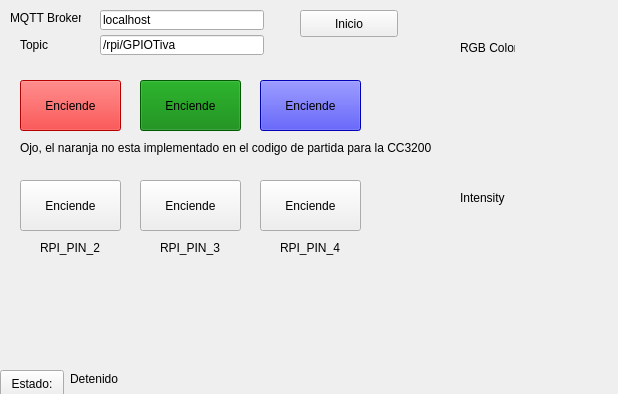
<?xml version="1.0" encoding="UTF-8"?>
<ui version="4.0">
 <class>GUIPanel</class>
 <widget class="QWidget" name="GUIPanel">
  <property name="geometry">
   <rect>
    <x>0</x>
    <y>0</y>
    <width>618</width>
    <height>394</height>
   </rect>
  </property>
  <property name="windowTitle">
   <string>GUIPanel</string>
  </property>
  <widget class="QPushButton" name="runButton">
   <property name="geometry">
    <rect>
     <x>300</x>
     <y>10</y>
     <width>98</width>
     <height>27</height>
    </rect>
   </property>
   <property name="text">
    <string>Inicio</string>
   </property>
  </widget>
  <widget class="QLabel" name="statusLabel">
   <property name="geometry">
    <rect>
     <x>70</x>
     <y>370</y>
     <width>331</width>
     <height>17</height>
    </rect>
   </property>
   <property name="text">
    <string>Detenido</string>
   </property>
  </widget>
  <widget class="QPushButton" name="pushButton">
   <property name="geometry">
    <rect>
     <x>0</x>
     <y>370</y>
     <width>64</width>
     <height>27</height>
    </rect>
   </property>
   <property name="text">
    <string>Estado:</string>
   </property>
  </widget>
  <widget class="QLabel" name="label">
   <property name="geometry">
    <rect>
     <x>10</x>
     <y>10</y>
     <width>71</width>
     <height>16</height>
    </rect>
   </property>
   <property name="text">
    <string>MQTT Broker</string>
   </property>
  </widget>
  <widget class="QLabel" name="label_2">
   <property name="geometry">
    <rect>
     <x>20</x>
     <y>37</y>
     <width>71</width>
     <height>16</height>
    </rect>
   </property>
   <property name="text">
    <string>Topic</string>
   </property>
  </widget>
  <widget class="QLineEdit" name="leHost">
   <property name="geometry">
    <rect>
     <x>100</x>
     <y>10</y>
     <width>164</width>
     <height>20</height>
    </rect>
   </property>
   <property name="text">
    <string>localhost</string>
   </property>
  </widget>
  <widget class="QLineEdit" name="topic">
   <property name="geometry">
    <rect>
     <x>100</x>
     <y>35</y>
     <width>164</width>
     <height>20</height>
    </rect>
   </property>
   <property name="text">
    <string>/rpi/GPIOTiva</string>
   </property>
  </widget>
  <widget class="QPushButton" name="pushButton_2">
   <property name="geometry">
    <rect>
     <x>20</x>
     <y>80</y>
     <width>101</width>
     <height>51</height>
    </rect>
   </property>
   <property name="styleSheet">
    <string notr="true">background-color:red</string>
   </property>
   <property name="text">
    <string>Enciende</string>
   </property>
   <property name="checkable">
    <bool>true</bool>
   </property>
  </widget>
  <widget class="QPushButton" name="pushButton_3">
   <property name="geometry">
    <rect>
     <x>140</x>
     <y>80</y>
     <width>101</width>
     <height>51</height>
    </rect>
   </property>
   <property name="styleSheet">
    <string notr="true">background-color:green</string>
   </property>
   <property name="text">
    <string>Enciende</string>
   </property>
   <property name="checkable">
    <bool>true</bool>
   </property>
  </widget>
  <widget class="QPushButton" name="pushButton_4">
   <property name="geometry">
    <rect>
     <x>260</x>
     <y>80</y>
     <width>101</width>
     <height>51</height>
    </rect>
   </property>
   <property name="autoFillBackground">
    <bool>false</bool>
   </property>
   <property name="styleSheet">
    <string notr="true">background-color:blue</string>
   </property>
   <property name="text">
    <string>Enciende</string>
   </property>
   <property name="checkable">
    <bool>true</bool>
   </property>
  </widget>
  <widget class="QLabel" name="label_3">
   <property name="geometry">
    <rect>
     <x>20</x>
     <y>140</y>
     <width>421</width>
     <height>16</height>
    </rect>
   </property>
   <property name="text">
    <string>Ojo, el naranja no esta implementado en el codigo de partida para la CC3200</string>
   </property>
  </widget>
  <widget class="QPushButton" name="pushButton_6">
   <property name="geometry">
    <rect>
     <x>140</x>
     <y>180</y>
     <width>101</width>
     <height>51</height>
    </rect>
   </property>
   <property name="styleSheet">
    <string notr="true"/>
   </property>
   <property name="text">
    <string>Enciende</string>
   </property>
   <property name="checkable">
    <bool>true</bool>
   </property>
  </widget>
  <widget class="QPushButton" name="pushButton_7">
   <property name="geometry">
    <rect>
     <x>260</x>
     <y>180</y>
     <width>101</width>
     <height>51</height>
    </rect>
   </property>
   <property name="autoFillBackground">
    <bool>false</bool>
   </property>
   <property name="styleSheet">
    <string notr="true"/>
   </property>
   <property name="text">
    <string>Enciende</string>
   </property>
   <property name="checkable">
    <bool>true</bool>
   </property>
  </widget>
  <widget class="QPushButton" name="pushButton_5">
   <property name="geometry">
    <rect>
     <x>20</x>
     <y>180</y>
     <width>101</width>
     <height>51</height>
    </rect>
   </property>
   <property name="styleSheet">
    <string notr="true"/>
   </property>
   <property name="text">
    <string>Enciende</string>
   </property>
   <property name="checkable">
    <bool>true</bool>
   </property>
  </widget>
  <widget class="QLabel" name="label_4">
   <property name="geometry">
    <rect>
     <x>40</x>
     <y>240</y>
     <width>81</width>
     <height>16</height>
    </rect>
   </property>
   <property name="text">
    <string>RPI_PIN_2</string>
   </property>
  </widget>
  <widget class="QLabel" name="label_5">
   <property name="geometry">
    <rect>
     <x>160</x>
     <y>240</y>
     <width>91</width>
     <height>16</height>
    </rect>
   </property>
   <property name="text">
    <string>RPI_PIN_3</string>
   </property>
  </widget>
  <widget class="QLabel" name="label_6">
   <property name="geometry">
    <rect>
     <x>280</x>
     <y>240</y>
     <width>81</width>
     <height>16</height>
    </rect>
   </property>
   <property name="text">
    <string>RPI_PIN_4</string>
   </property>
  </widget>
  <widget class="QwtKnob" name="Knob">
   <property name="geometry">
    <rect>
     <x>430</x>
     <y>190</y>
     <width>101</width>
     <height>111</height>
    </rect>
   </property>
   <property name="upperBound">
    <double>1.000000000000000</double>
   </property>
  </widget>
  <widget class="QLabel" name="label_7">
   <property name="geometry">
    <rect>
     <x>460</x>
     <y>40</y>
     <width>55</width>
     <height>16</height>
    </rect>
   </property>
   <property name="text">
    <string>RGB Color</string>
   </property>
  </widget>
  <widget class="QLabel" name="label_8">
   <property name="geometry">
    <rect>
     <x>460</x>
     <y>190</y>
     <width>55</width>
     <height>16</height>
    </rect>
   </property>
   <property name="text">
    <string>Intensity</string>
   </property>
  </widget>
  <widget class="color_widgets::ColorWheel" name="colorWheel">
   <property name="geometry">
    <rect>
     <x>470</x>
     <y>70</y>
     <width>100</width>
     <height>100</height>
    </rect>
   </property>
   <property name="sizePolicy">
    <sizepolicy hsizetype="Minimum" vsizetype="Minimum">
     <horstretch>0</horstretch>
     <verstretch>0</verstretch>
    </sizepolicy>
   </property>
  </widget>
 </widget>
 <layoutdefault spacing="6" margin="11"/>
 <customwidgets>
  <customwidget>
   <class>color_widgets::ColorWheel</class>
   <extends>QWidget</extends>
   <header>color_wheel.hpp</header>
  </customwidget>
  <customwidget>
   <class>QwtKnob</class>
   <extends>QWidget</extends>
   <header>qwt_knob.h</header>
  </customwidget>
 </customwidgets>
 <tabstops>
  <tabstop>runButton</tabstop>
 </tabstops>
 <resources/>
 <connections/>
</ui>
